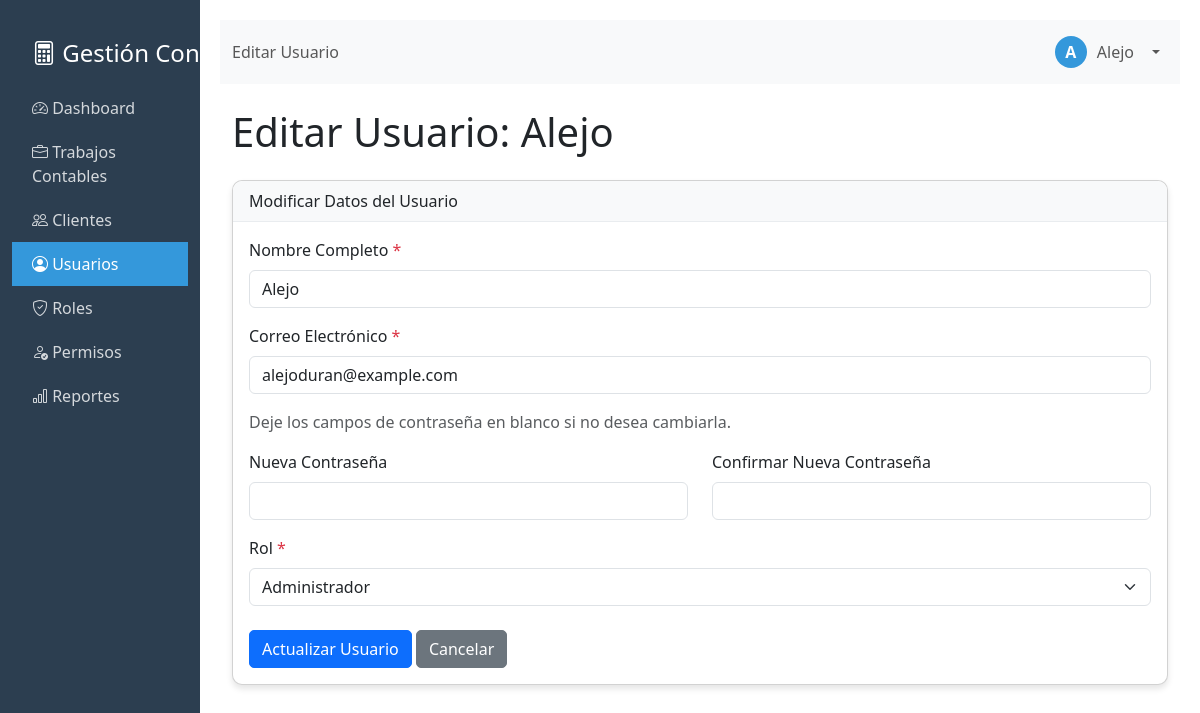
Screenshot of /editar_usuario.php?id=1 (signed in) with the database file from the repository.
### tables this page shows
CREATE TABLE `usuarios` (
  `id` int(11) NOT NULL,
  `nombre` varchar(100) NOT NULL,
  `email` varchar(100) NOT NULL,
  `password` varchar(255) NOT NULL,
  `rol_id` int(11) DEFAULT NULL,
  `fecha_registro` timestamp NOT NULL DEFAULT current_timestamp()
);

CREATE TABLE `roles` (
  `id` int(11) NOT NULL,
  `nombre_rol` varchar(50) NOT NULL
);

### editar_usuario.php (the view, shortened to what this page needs)
<?php
require_once 'funciones_auth.php';
$titulo = 'Editar Usuario';
$usuario_id = null;
$nombre = '';
$email = '';
$rol_id_seleccionado = '';
$errores = [];
$usuario_actual = null;
if (isset($_GET['id']) && filter_var($_GET['id'], FILTER_VALIDATE_INT)) {
    $usuario_id = $_GET['id'];
} else {
    $_SESSION['error'] = "ID de usuario no válido.";
    header('Location: usuarios.php');
    exit();
}
try {
    $stmt_roles = $pdo->query("SELECT id, nombre_rol FROM roles ORDER BY nombre_rol ASC");
    $roles = $stmt_roles->fetchAll(PDO::FETCH_ASSOC);
} catch (PDOException $e) {
    $errores['db'] = "Error al cargar roles: " . $e->getMessage();
    $roles = [];
}
try {
    $stmt_usuario = $pdo->prepare("SELECT * FROM usuarios WHERE id = ?");
    $stmt_usuario->execute([$usuario_id]);
    $usuario_actual = $stmt_usuario->fetch(PDO::FETCH_ASSOC);
    if ($_SERVER['REQUEST_METHOD'] != 'POST') {
        $nombre = $usuario_actual['nombre'];
        $email = $usuario_actual['email'];
        $rol_id_seleccionado = $usuario_actual['rol_id'];
    }
} catch (PDOException $e) {
    $_SESSION['error'] = "Error al cargar datos del usuario: " . $e->getMessage();
    header('Location: usuarios.php');
    exit();
}
?>
<div class="container-fluid">
    <h1 class="mb-4"><?php echo $titulo; ?>: <?php echo htmlspecialchars($usuario_actual['nombre'] ?? ''); ?></h1>
    <div class="card">
        <div class="card-header">
            Modificar Datos del Usuario
        </div>
        <div class="card-body">
            <form action="editar_usuario.php?id=<?php echo $usuario_id; ?>" method="POST">
                <div class="mb-3">
                    <label for="nombre" class="form-label">Nombre Completo <span class="text-danger">*</span></label>
                    <input type="text" class="form-control <?php echo isset($errores['nombre']) ? 'is-invalid' : ''; ?>" id="nombre" name="nombre" value="<?php echo htmlspecialchars($nombre); ?>" required>
                </div>
                <div class="mb-3">
                    <label for="email" class="form-label">Correo Electrónico <span class="text-danger">*</span></label>
                    <input type="email" class="form-control <?php echo isset($errores['email']) ? 'is-invalid' : ''; ?>" id="email" name="email" value="<?php echo htmlspecialchars($email); ?>" required>
                </div>
                <p class="text-muted">Deje los campos de contraseña en blanco si no desea cambiarla.</p>
                <div class="row">
                    <div class="col-md-6 mb-3">
                        <label for="password" class="form-label">Nueva Contraseña</label>
                        <input type="password" class="form-control <?php echo isset($errores['password']) ? 'is-invalid' : ''; ?>" id="password" name="password">
                    </div>
                    <div class="col-md-6 mb-3">
                        <label for="confirmar_password" class="form-label">Confirmar Nueva Contraseña</label>
                        <input type="password" class="form-control <?php echo isset($errores['confirmar_password']) ? 'is-invalid' : ''; ?>" id="confirmar_password" name="confirmar_password">
                    </div>
                </div>
                <div class="mb-3">
                    <label for="rol_id" class="form-label">Rol <span class="text-danger">*</span></label>
                    <select class="form-select <?php echo isset($errores['rol_id']) ? 'is-invalid' : ''; ?>" id="rol_id" name="rol_id" required>
                        <?php foreach ($roles as $rol): ?>
                            <option value="<?php echo htmlspecialchars($rol['id']); ?>" <?php echo ($rol_id_seleccionado == $rol['id']) ? 'selected' : ''; ?>>
                                <?php echo htmlspecialchars($rol['nombre_rol']); ?>
                            </option>
                        <?php endforeach; ?>
                    </select>
                </div>
                <div class="mt-4">
                    <button type="submit" class="btn btn-primary">Actualizar Usuario</button>
                    <a href="usuarios.php" class="btn btn-secondary">Cancelar</a>
                </div>
            </form>
        </div>
    </div>
</div>
<?php
require_once 'layout.php';
?>

### layout.php (style rules this page uses)
.card { border-radius: 10px; box-shadow: 0 4px 6px rgba(0, 0, 0, 0.1); margin-bottom: 20px; }
.card-header { background-color: #f8f9fa; border-bottom: 1px solid #e9ecef; border-radius: 10px 10px 0 0 !important; }
.btn { border-radius: 5px; }

### rows the page displays
usuarios: nombre "Alejo", email "alejoduran@example.com", rol_id "Administrador"

### other values shown
$titulo "Editar Usuario"
substr($nombre_usuario, 0, 1) "A"
$nombre_usuario "Alejo"
